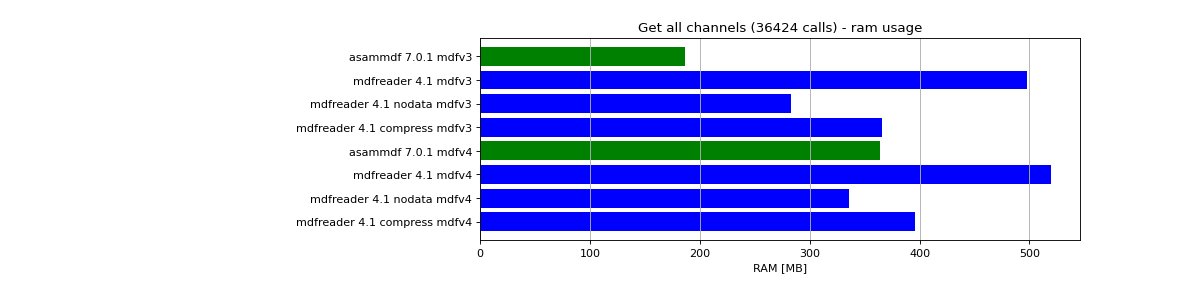

This chart was generated by the following Python code:
import matplotlib.pyplot as plt
import numpy as np

res = '../benchmarks/results/x64_asammdf_7.0.1_mdfreader_4.1.rst'
topic = 'Get'
aspect = 'ram'
for_doc = True

with open(res, 'r') as f:
    lines = f.readlines()

platform = 'x86' if '32 bit' in lines[2] else 'x64'

idx = [i for i, line in enumerate(lines) if line.startswith('==')]

table_spans = {'open': [idx[1] + 1, idx[2]],
               'save': [idx[4] + 1, idx[5]],
               'get': [idx[7] + 1, idx[8]],
               'convert' : [idx[10] + 1, idx[11]],
               'merge' : [idx[13] + 1, idx[14]]}


start, stop = table_spans[topic.lower()]

cat = [l[:50].strip(' \t\n\r\0*') for l in lines[start: stop]]
time = np.array([int(l[50:61].strip(' \t\n\r\0*')) for l in lines[start: stop]])
ram = np.array([int(l[61:].strip(' \t\n\r\0*')) for l in lines[start: stop]])

if aspect == 'ram':
    arr = ram
else:
    arr = time

y_pos = list(range(len(cat)))

fig, ax = plt.subplots()
fig.set_size_inches(15, 3.8 / 12 * len(cat) + 1.2)

asam_pos = [i for i, c in enumerate(cat) if c.startswith('asam')]
mdfreader_pos = [i for i, c in enumerate(cat) if c.startswith('mdfreader')]

ax.barh(asam_pos, arr[asam_pos], color='green', ecolor='green')
ax.barh(mdfreader_pos, arr[mdfreader_pos], color='blue', ecolor='black')
ax.set_yticks(y_pos)
ax.set_yticklabels(cat)
ax.invert_yaxis()  # labels read top-to-bottom
ax.set_xlabel('Time [ms]' if aspect == 'time' else 'RAM [MB]')
if topic == 'Get':
    ax.set_title('Get all channels (36424 calls) - {}'.format('time' if aspect == 'time' else 'ram usage'))
else:
    ax.set_title('{} test file - {}'.format(topic, 'time' if aspect == 'time' else 'ram usage'))
ax.xaxis.grid()

fig.subplots_adjust(bottom=0.72/fig.get_figheight(), top=1-0.48/fig.get_figheight(), left=0.4, right=0.9)

if aspect == 'time':
    if topic == 'Get':
        name = '{}_get_all_channels.png'.format(platform)
    else:
        name = '{}_{}.png'.format(platform, topic.lower())
else:
    if topic == 'Get':
        name = '{}_get_all_channels_ram_usage.png'.format(platform)
    else:
        name = '{}_{}_ram_usage.png'.format(platform, topic.lower())

plt.show()
